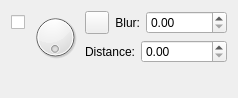
<?xml version="1.0" encoding="UTF-8"?>
<ui version="4.0">
 <class>KoShadowConfigWidget</class>
 <widget class="QWidget" name="KoShadowConfigWidget">
  <property name="geometry">
   <rect>
    <x>0</x>
    <y>0</y>
    <width>238</width>
    <height>98</height>
   </rect>
  </property>
  <property name="sizePolicy">
   <sizepolicy hsizetype="Preferred" vsizetype="Preferred">
    <horstretch>0</horstretch>
    <verstretch>0</verstretch>
   </sizepolicy>
  </property>
  <layout class="QGridLayout" name="gridLayout_3" columnstretch="0,0,1">
   <item row="0" column="0">
    <widget class="QCheckBox" name="shadowVisible">
     <property name="text">
      <string/>
     </property>
    </widget>
   </item>
   <item row="0" column="1" rowspan="2">
    <widget class="QDial" name="shadowAngle">
     <property name="sizePolicy">
      <sizepolicy hsizetype="Preferred" vsizetype="Preferred">
       <horstretch>0</horstretch>
       <verstretch>0</verstretch>
      </sizepolicy>
     </property>
     <property name="maximumSize">
      <size>
       <width>48</width>
       <height>48</height>
      </size>
     </property>
     <property name="maximum">
      <number>359</number>
     </property>
     <property name="wrapping">
      <bool>true</bool>
     </property>
     <property name="notchTarget">
      <double>3.700000000000000</double>
     </property>
    </widget>
   </item>
   <item row="0" column="2">
    <layout class="QGridLayout" name="gridLayout_2" columnstretch="0,0,1">
     <item row="0" column="0">
      <widget class="QToolButton" name="shadowColor">
       <property name="sizePolicy">
        <sizepolicy hsizetype="Preferred" vsizetype="Fixed">
         <horstretch>0</horstretch>
         <verstretch>0</verstretch>
        </sizepolicy>
       </property>
      </widget>
     </item>
     <item row="0" column="1">
      <widget class="QLabel" name="label_2">
       <property name="text">
        <string>Blur:</string>
       </property>
       <property name="alignment">
        <set>Qt::AlignRight|Qt::AlignTrailing|Qt::AlignVCenter</set>
       </property>
      </widget>
     </item>
     <item row="0" column="2">
      <widget class="KisDoubleParseUnitSpinBox" name="shadowBlur"/>
     </item>
    </layout>
   </item>
   <item row="1" column="2">
    <layout class="QGridLayout" name="gridLayout" columnstretch="0,1">
     <item row="0" column="0">
      <widget class="QLabel" name="label">
       <property name="text">
        <string>Distance:</string>
       </property>
       <property name="alignment">
        <set>Qt::AlignRight|Qt::AlignTrailing|Qt::AlignVCenter</set>
       </property>
      </widget>
     </item>
     <item row="0" column="1">
      <widget class="KisDoubleParseUnitSpinBox" name="shadowOffset"/>
     </item>
    </layout>
   </item>
   <item row="2" column="1">
    <widget class="QWidget" name="SpecialSpacer" native="true">
     <property name="sizePolicy">
      <sizepolicy hsizetype="Preferred" vsizetype="Expanding">
       <horstretch>0</horstretch>
       <verstretch>0</verstretch>
      </sizepolicy>
     </property>
    </widget>
   </item>
  </layout>
 </widget>
 <customwidgets>
  <customwidget>
   <class>KisDoubleParseUnitSpinBox</class>
   <extends>QDoubleSpinBox</extends>
   <header>kis_doubleparseunitspinbox.h</header>
  </customwidget>
 </customwidgets>
 <resources/>
 <connections/>
</ui>
